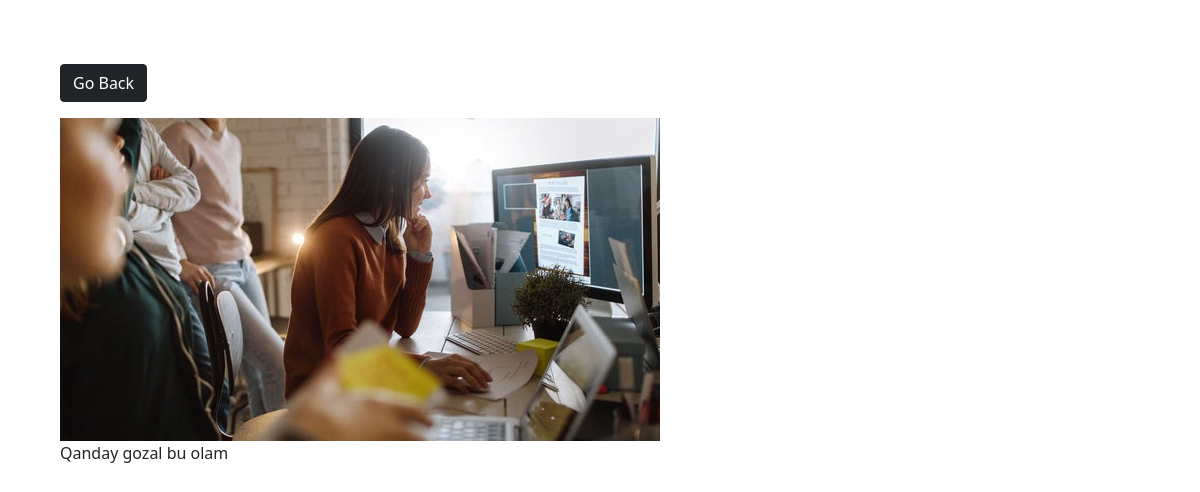
Screenshot of /photo/4 with the database file from the repository.
### photos/models.py (models this page shows)
class Photo(models.Model):
    category = models.ForeignKey(Category, on_delete=models.SET_NULL, null=True, blank=True)
    image = models.ImageField(null=False,blank=False)
    description = models.TextField(max_length=500,null=False,blank=False)
    def __str__(self):
        return self.description

### photos/views.py (the view)
# urls.py: path('photo/<int:pk>', views.viewPhoto, name='photo'),
def viewPhoto(request, pk):
    photo = Photo.objects.get(pk=pk)
    print(photo)
    return render(request, 'photos/photo.html', {'photo':photo})

### photos/templates/photos/photo.html (shortened to what this page needs)
<html lang="en">
<head>
    <link href="https://cdn.jsdelivr.net/npm/bootstrap@5.1.3/dist/css/bootstrap.min.css" rel="stylesheet"
>
</head>
<body class="m-5">
    <div class="container">
        <div class="row justify-content-center">
            <div class="col">
                <a href="{% url 'gallery' %}" class="btn btn-dark my-3">Go Back</a>
                <div style="height: 90vh;">
                    {% if photo.image.url %}
                    <img style="max-width: 100%; max-height: 100%;" src="{{ photo.image.url }}" alt="">
                    <p>{{photo.description}}</p>
                    {% else %}
                    <p>Rasm kelmayapdi</p>
                    {% endif %}
                </div>
            </div>
        </div>
    </div>
</body>
</html>

### rows the page displays
Photo: image (picture), description "Qanday gozal bu olam"
